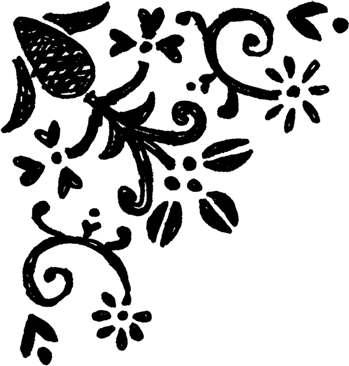
#> input picture zinemaker/art/corner-1.png, 349 x 366 px
$ python -i panel_detector.py   (imports and definitions only)
#> lines starting #> are read from the running program, lines starting #| are printed output that depends on the picture; after the words box and inside, x2 and y2 are one past the last pixel; in counts of white or black regions, pixels touching at a corner belong together
"""Panel detection with classical corner/edge machine vision. No AI.

Copyright (c) 2026 Goosnav LLC. All rights reserved.
Adapted from Goosnav Comic Maker, comic_maker/detector_base.py (5a69f62).

Pipeline (all on a 1600 px wide working copy, boxes scaled back to full res):
ink mask -> deskew (Hough line angles) -> horizontal/vertical line masks ->
corner junctions -> rectangles from corner quadruples, verified by border
coverage -> contour candidates through the same verification -> prune merged
containers and nested rectangles -> reading order -> crop margin.
"""

from __future__ import annotations

from dataclasses import dataclass, field
from math import ceil, floor

import cv2
import numpy as np

WORK_WIDTH = 1600
MIN_DESKEW_DEGREES = 0.25  # ignore scanner noise smaller than this
MAX_DESKEW_DEGREES = 12.0  # still a scan; beyond this ask the user to straighten it
CANVAS_MARGIN_FRACTION = 0.006  # white bleed kept outside the drawn border
BORDER_REACH_FRACTION = 0.05  # how far outside a box the border stroke may still run
BORDER_INK_SHARE = 0.25  # a line that far out is still the border at this ink share
BORDER_GAP_TOLERANCE = 3  # pen lifts and paper speckle inside the walk
CONTAINER_CHILD_MIN_COVERAGE = 0.60  # align with the weak-border confidence threshold
MIN_AREA, MAX_AREA = 0.015, 0.90  # fraction of the page
MIN_ASPECT, MAX_ASPECT = 0.25, 4.0


@dataclass
class Box:
    x: int
    y: int
    w: int
    h: int
    coverage: float = 1.0
    min_coverage: float = 1.0
    source: str = "corner"

    @property
    def area(self) -> int:
        return self.w * self.h

    # [4 lines left out: function intersection, not called in this run]

    def as_dict(self) -> dict:
        return {"x": self.x, "y": self.y, "w": self.w, "h": self.h}


@dataclass
class Detection:
    boxes: list[Box]
    angle: float  # degrees the page was rotated to straighten it
    render_image: np.ndarray  # deskewed full-resolution BGR source image
    detection_image: np.ndarray  # deskewed full-resolution grayscale analysis image
    confident: bool = True
    reasons: list[str] = field(default_factory=list)


# ---------------------------------------------------------------- loading


def normalize_levels(gray: np.ndarray) -> np.ndarray:
    """Push paper to white and ink to black. No-op for already-binary scans."""
    binary_share = np.mean((gray == 0) | (gray == 255))
    if binary_share > 0.99:
        return gray
    black, white = np.percentile(gray, [0.5, 60.0])
    if white - black < 32:
        return gray
    stretched = (gray.astype(np.float32) - black) * (255.0 / (white - black))
    return np.clip(stretched, 0, 255).astype(np.uint8)


# ---------------------------------------------------------------- masks


def _shrink(gray: np.ndarray) -> tuple[np.ndarray, float]:
    scale = min(WORK_WIDTH / gray.shape[1], 2400 / gray.shape[0])
    small = cv2.resize(gray, None, fx=scale, fy=scale, interpolation=cv2.INTER_AREA)
    return small, scale


def ink_mask(small: np.ndarray) -> np.ndarray:
    blur = cv2.GaussianBlur(small, (3, 3), 0)
    return cv2.adaptiveThreshold(
        blur, 255, cv2.ADAPTIVE_THRESH_GAUSSIAN_C, cv2.THRESH_BINARY_INV, 31, 15
    )


def estimate_skew(ink: np.ndarray) -> float:
    """Length-squared-weighted tilt of long panel-border strokes."""
    w = ink.shape[1]
    lines = cv2.HoughLinesP(
        ink,
        1,
        np.pi / 720,
        threshold=60,
        minLineLength=int(w * 0.08),
        maxLineGap=int(w * 0.008),
    )
    if lines is None:
        return 0.0
    angles, weights = [], []
    for x0, y0, x1, y1 in lines[:, 0]:
        a = np.degrees(np.arctan2(y1 - y0, x1 - x0)) % 90.0
        if a > 45.0:
            a -= 90.0
        if abs(a) <= MAX_DESKEW_DEGREES:
            angles.append(a)
            length = float(np.hypot(x1 - x0, y1 - y0))
            weights.append(length * length)
    if not angles:
        return 0.0
    order = np.argsort(angles)
    cumulative = np.cumsum(np.array(weights)[order])
    return float(
        np.array(angles)[order][np.searchsorted(cumulative, cumulative[-1] / 2)]
    )


def deskew(image: np.ndarray, angle: float) -> np.ndarray:
    h, w = image.shape[:2]
    matrix = cv2.getRotationMatrix2D((w / 2, h / 2), angle, 1.0)
    return cv2.warpAffine(
        image,
        matrix,
        (w, h),
        flags=cv2.INTER_LINEAR,
        borderMode=cv2.BORDER_CONSTANT,
        borderValue=(255, 255, 255) if image.ndim == 3 else 255,
    )


def line_masks(ink: np.ndarray) -> tuple[np.ndarray, np.ndarray]:
    w = ink.shape[1]
    length = max(int(w * 0.025), 15)
    bridge = max(int(w * 0.006), 4)  # pen-lift gaps only; never as wide as a gutter
    rect = cv2.MORPH_RECT
    k = cv2.getStructuringElement
    horizontal = cv2.morphologyEx(
        cv2.morphologyEx(ink, cv2.MORPH_CLOSE, k(rect, (1, 3))),
        cv2.MORPH_OPEN,
        k(rect, (length, 1)),
    )
    vertical = cv2.morphologyEx(
        cv2.morphologyEx(ink, cv2.MORPH_CLOSE, k(rect, (3, 1))),
        cv2.MORPH_OPEN,
        k(rect, (1, length)),
    )
    horizontal = cv2.morphologyEx(horizontal, cv2.MORPH_CLOSE, k(rect, (bridge, 1)))
    vertical = cv2.morphologyEx(vertical, cv2.MORPH_CLOSE, k(rect, (1, bridge)))
    return horizontal, vertical


# ---------------------------------------------------------------- corners


def find_corners(
    horizontal: np.ndarray, vertical: np.ndarray
) -> list[tuple[int, int, set[str]]]:
    """Junctions of horizontal and vertical lines, typed by which arms exist."""
    h, w = horizontal.shape
    d = max(int(w * 0.01), 4)
    reach = max(int(w * 0.03), 12)
    kernel = cv2.getStructuringElement(cv2.MORPH_RECT, (2 * d + 1, 2 * d + 1))
    junctions = cv2.bitwise_and(
        cv2.dilate(horizontal, kernel), cv2.dilate(vertical, kernel)
    )
    count, _labels, _stats, centroids = cv2.connectedComponentsWithStats(junctions)
    corners = []
    for i in range(1, count):
        x, y = (int(v) for v in centroids[i])
        right = horizontal[
            max(0, y - d) : y + d + 1, min(w, x + d + 1) : min(w, x + reach)
        ].any()
        left = horizontal[
            max(0, y - d) : y + d + 1, max(0, x - reach) : max(0, x - d)
        ].any()
        down = vertical[
            min(h, y + d + 1) : min(h, y + reach), max(0, x - d) : x + d + 1
        ].any()
        up = vertical[
            max(0, y - reach) : max(0, y - d), max(0, x - d) : x + d + 1
        ].any()
        types = {
            name
            for name, ok in (
                ("TL", right and down),
                ("TR", left and down),
                ("BL", right and up),
                ("BR", left and up),
            )
            if ok
        }
        if types:
            corners.append((x, y, types))
    return corners


def border_coverage(
    mask: np.ndarray, x0: int, y0: int, x1: int, y1: int, band: int
) -> list[float]:
    def share(segment: np.ndarray) -> float:
        if segment.size == 0:
            return 0.0
        along = (
            segment.any(axis=0)
            if segment.shape[0] <= segment.shape[1]
            else segment.any(axis=1)
        )
        return float(along.mean())

    top = share(mask[max(0, y0 - band) : y0 + band + 1, x0 : x1 + 1])
    right = share(mask[y0 : y1 + 1, max(0, x1 - band) : x1 + band + 1])
    bottom = share(mask[max(0, y1 - band) : y1 + band + 1, x0 : x1 + 1])
    left = share(mask[y0 : y1 + 1, max(0, x0 - band) : x0 + band + 1])
    return [top, right, bottom, left]


def _verified(
    mask: np.ndarray, x0: int, y0: int, x1: int, y1: int, band: int, source: str
) -> Box | None:
    h, w = mask.shape
    bw, bh = x1 - x0, y1 - y0
    if bw <= 0 or bh <= 0:
        return None
    area = bw * bh / (w * h)
    if not (MIN_AREA <= area <= MAX_AREA) or not (MIN_ASPECT <= bw / bh <= MAX_ASPECT):
        return None
    cov = border_coverage(mask, x0, y0, x1, y1, band)
    if min(cov) < 0.5 or sum(cov) / 4 < 0.8:
        return None
    return Box(
        x0, y0, bw, bh, coverage=sum(cov) / 4, min_coverage=min(cov), source=source
    )


def corner_candidates(corners, mask: np.ndarray) -> list[Box]:
    h, w = mask.shape
    tol = max(int(w * 0.01), 6)
    band = max(int(w * 0.006), 4)
    tls = [c for c in corners if "TL" in c[2]]
    trs = [c for c in corners if "TR" in c[2]]
    bls = [c for c in corners if "BL" in c[2]]
    brs = [c for c in corners if "BR" in c[2]]
    found: list[Box] = []
    for x0, y0, _ in tls:
        for x1, y1, _ in trs:
            if x1 - x0 < w * 0.08 or abs(y1 - y0) > tol:
                continue
            for x2, y2, _ in bls:
                if y2 - y0 < h * 0.08 or abs(x2 - x0) > tol:
                    continue
                if not any(
                    abs(x3 - x1) <= tol and abs(y3 - y2) <= tol for x3, y3, _ in brs
                ):
                    continue
                box = _verified(mask, x0, y0, x1, y2, band, "corner")
                if box:
                    found.append(box)
    return found


def contour_candidates(
    ink: np.ndarray, mask: np.ndarray, partial: list[Box] | None = None
) -> list[Box]:
    """Second source: verified rectangular contours from the full hierarchy."""
    w = mask.shape[1]
    band = max(int(w * 0.006), 4)
    closed = cv2.morphologyEx(ink, cv2.MORPH_CLOSE, np.ones((3, 3), np.uint8))
    # RETR_LIST recovers an individual panel even when artwork touches another border
    # and makes the whole row one external contour. Verification and pruning remove
    # speech bubbles, nested artwork, and duplicate inner/outer border contours.
    contours, _ = cv2.findContours(closed, cv2.RETR_LIST, cv2.CHAIN_APPROX_SIMPLE)
    found = []
    for contour in contours:
        x, y, bw, bh = cv2.boundingRect(contour)
        if bw * bh < MIN_AREA * ink.size:
            continue
        if cv2.contourArea(cv2.convexHull(contour)) / (bw * bh) < 0.85:
            continue
        box = _verified(mask, x, y, x + bw, y + bh, band, "contour")
        if box:
            found.append(box)
        elif partial is not None and (
            MIN_AREA <= bw * bh / ink.size <= MAX_AREA
            and MIN_ASPECT <= bw / bh <= MAX_ASPECT
        ):
            cov = border_coverage(mask, x, y, x + bw, y + bh, band)
            if sum(c >= 0.85 for c in cov) == 3 and min(cov) < 0.5:
                partial.append(
                    Box(x, y, bw, bh, sum(cov) / 4, min(cov), "partial contour")
                )
    return found


def _distinct_candidates(candidates: list[Box]) -> list[Box]:
    """One exterior measurement per frame, before reasoning about child panels.

    Corner junctions and the inner/outer contours often describe the same border.
    Counting their areas as separate children used to delete the real outer frame.
    Keep the largest measurement so a stronger inner stroke cannot tighten a crop.
    """
    unique: list[Box] = []
    for box in sorted(candidates, key=lambda b: -b.area):
        if not any(
            box.intersection(other) / (box.area + other.area - box.intersection(other))
            >= 0.90
            for other in unique
        ):
            unique.append(box)
    return unique


# [114 lines left out: functions _independent, _separated_children, not called in this run]


def prune(candidates: list[Box], ink: np.ndarray | None = None) -> list[Box]:
    """Prefer complete outer frames unless independent panels have real gutters."""
    unique = _distinct_candidates(candidates)
    kept: list[Box] = []
    for box in unique:
        children = [
            o
            for o in unique
            if o is not box
            and o.min_coverage >= CONTAINER_CHILD_MIN_COVERAGE
            and 0.08 * box.area <= box.intersection(o) < 0.95 * box.area
        ]
        if (
            ink is not None
            and len(children) >= 2
            and _separated_children(box, children, ink)
        ):
            continue
        kept.append(box)
    final: list[Box] = []
    for box in kept:  # already largest first
        if not any(box.intersection(other) >= 0.80 * box.area for other in final):
            final.append(box)
    return final


def recover_partial_frames(
    boxes: list[Box], partial: list[Box], mask: np.ndarray
) -> list[Box]:
    """Recover one damaged outer edge without trusting arbitrary open artwork.

    The other three sides must coincide with an already verified frame. A
    recovered box retains its weak-edge score and therefore requires review.
    """
    out = list(boxes)
    band = max(4, round(mask.shape[1] * 0.006))
    for candidate in sorted(partial, key=lambda b: -b.area):
        cov = border_coverage(
            mask,
            candidate.x,
            candidate.y,
            candidate.x + candidate.w,
            candidate.y + candidate.h,
            band,
        )
        outer_edges = [
            candidate.y,
            candidate.x + candidate.w,
            candidate.y + candidate.h,
            candidate.x,
        ]
        for i, box in enumerate(out):
            if not 1.05 * box.area <= candidate.area <= 2.5 * box.area:
                continue
            if candidate.intersection(box) < 0.98 * box.area:
                continue
            edges = [box.y, box.x + box.w, box.y + box.h, box.x]
            if any(
                abs(a - b) > 2 * band
                for a, b, strength in zip(edges, outer_edges, cov)
                if strength >= 0.85
            ):
                continue
            if any(
                j != i
                and candidate.intersection(other)
                > 0.05 * min(candidate.area, other.area)
                for j, other in enumerate(out)
            ):
                continue
            out[i] = candidate
            break
    return out


# ---------------------------------------------------------------- ordering


def group_rows(boxes: list[Box]) -> list[list[Box]]:
    """Rows top-to-bottom, boxes left-to-right. Same row = vertical overlap >= 50% of the smaller box."""
    rows: list[list[Box]] = []
    for box in sorted(boxes, key=lambda b: b.y):
        for row in rows:
            ref = row[0]
            overlap = min(box.y + box.h, ref.y + ref.h) - max(box.y, ref.y)
            if overlap >= 0.5 * min(box.h, ref.h):
                row.append(box)
                break
        else:
            rows.append([box])
    for row in rows:
        row.sort(key=lambda b: b.x)
    return rows


def reading_order(boxes: list[Box]) -> list[Box]:
    return [box for row in group_rows(boxes) for box in row]


# [88 lines left out: functions _edge_line, _growth_limits, snap_outward, not called in this run]


def add_bleed(boxes: list[Box], width: int, height: int) -> list[Box]:
    """A little white around each panel, never reaching across a gutter into a neighbour."""
    out = []
    for box in boxes:
        want = int(max(box.w, box.h) * CANVAS_MARGIN_FRACTION)
        side = _growth_limits(box, boxes, want)
        x0 = max(0, box.x - max(0, side["left"]))
        y0 = max(0, box.y - max(0, side["top"]))
        x1 = min(width, box.x + box.w + max(0, side["right"]))
        y1 = min(height, box.y + box.h + max(0, side["bottom"]))
        out.append(
            Box(x0, y0, x1 - x0, y1 - y0, box.coverage, box.min_coverage, box.source)
        )
    return out


# ---------------------------------------------------------------- confidence


def assess(boxes: list[Box], width: int, height: int) -> list[str]:
    reasons = []
    if not boxes:
        return ["no panels found"]
    if len(boxes) > 10:
        reasons.append(f"{len(boxes)} panels is more than I expect")
    for i, box in enumerate(boxes, 1):
        if box.coverage < 0.85 or box.min_coverage < 0.6:
            reasons.append(f"panel {i} has a weak border")
    for i, a in enumerate(boxes):
        for j, b in enumerate(boxes[i + 1 :], i + 1):
            if a.intersection(b) > 0.05 * min(a.area, b.area):
                reasons.append(f"panels {i + 1} and {j + 1} overlap")
    if sum(b.area for b in boxes) < 0.10 * width * height:
        reasons.append("panels cover little of the page")
    return reasons


# ---------------------------------------------------------------- entry


def detect(
    detection_image: np.ndarray, render_image: np.ndarray | None = None
) -> Detection:
    """Detect panels from grayscale while retaining the source pixels for rendering.

    Direct grayscale callers remain supported for tests and simple integrations. In
    that case the grayscale input is expanded to BGR only at the render boundary.
    """
    if detection_image.ndim == 3:
        if render_image is not None:
            raise ValueError(
                "Pass either a color image or separate detection/render images, not both"
            )
        render_image = detection_image
        detection_image = cv2.cvtColor(detection_image, cv2.COLOR_BGR2GRAY)
    elif detection_image.ndim != 2:
        raise ValueError("Detection image must be grayscale or BGR")
    if render_image is None:
        render_image = cv2.cvtColor(detection_image, cv2.COLOR_GRAY2BGR)
    if render_image.ndim != 3 or render_image.shape[:2] != detection_image.shape[:2]:
        raise ValueError("Render image must be a color image with matching dimensions")

    detection_image = normalize_levels(detection_image)
    small, scale = _shrink(detection_image)
    ink = ink_mask(small)
    angle = estimate_skew(ink)
    if abs(angle) >= MIN_DESKEW_DEGREES:
        detection_image = deskew(detection_image, angle)
        render_image = deskew(render_image, angle)
        small, scale = _shrink(detection_image)
        ink = ink_mask(small)
    else:
        angle = 0.0
    horizontal, vertical = line_masks(ink)
    mask = cv2.bitwise_or(horizontal, vertical)
    candidates = corner_candidates(find_corners(horizontal, vertical), mask)
    partial: list[Box] = []
    candidates += contour_candidates(ink, mask, partial)
    height, width = detection_image.shape[:2]
    full_boxes = []
    full_ink = detection_image < 160
    selected = recover_partial_frames(prune(candidates, ink), partial, mask)
    for box in selected:
        x0, y0 = floor(box.x / scale), floor(box.y / scale)
        x1, y1 = ceil((box.x + box.w) / scale), ceil((box.y + box.h) / scale)
        full_boxes.append(
            Box(x0, y0, x1 - x0, y1 - y0, box.coverage, box.min_coverage, box.source)
        )
    snapped = [
        snap_outward(detection_image, full, full_ink, full_boxes) for full in full_boxes
    ]
    boxes = reading_order(add_bleed(snapped, width, height))
    reasons = assess(boxes, width, height)
    return Detection(
        boxes=boxes,
        angle=angle,
        render_image=render_image,
        detection_image=detection_image,
        confident=not reasons,
        reasons=reasons,
    )

>>> import cv2
>>> picture = cv2.imread('art/corner-1.png')
#> picture is the input picture: shape (366, 349, 3); min 0, max 255, mean 192.6
>>> result = detect(picture)
#> in normalize_levels, `binary_share = np.mean((gray == 0) | (gray == 255))`: binary_share = 0.914
#> in normalize_levels, `black, white = np.percentile(gray, [0.5, 60.0])`: black = 0; white = 255
#> in _shrink, `small = cv2.resize(gray, None, fx=scale, fy=scale, interpolation=cv2.I..`:
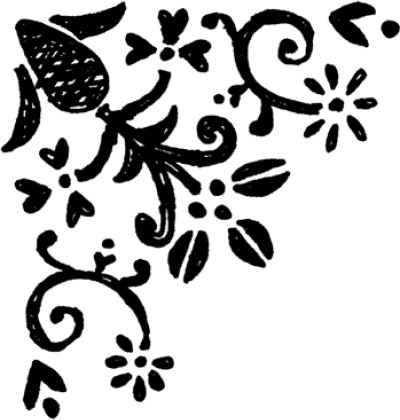
#> small: shape (1678, 1600) (shown at 1/4 size); min 0, max 255, mean 192.6
#> in detect, `small, scale = _shrink(detection_image)`: scale = 4.58
#> in ink_mask, `return cv2.adaptiveThreshold( blur, 255, cv2.ADAPTIVE_THRESH_GAUSSIAN_..`:
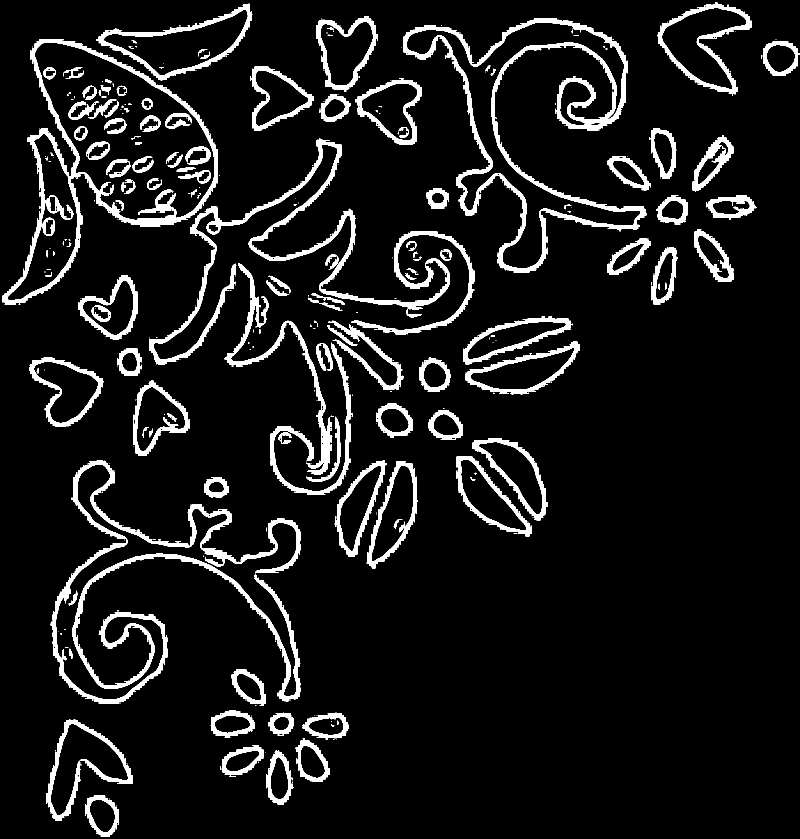
#> returned value: shape (1678, 1600) (shown at 1/2 size); 8.7% white; 478 white regions (348 under 20 px), largest, box (x1, y1, x2, y2) and area: (105, 921, 601, 1407) 28980, (807, 37, 1293, 546) 26148, (298, 279, 949, 729) 23032
#> in estimate_skew, `lines = cv2.HoughLinesP( ink, 1, np.pi / 720, threshold=60, minLineLen..`: lines = 54 rows, first 6: [947, 885, 1081, 1039], [60, 109, 134, 287], [935, 912, 1062, 1064], [937, 912, 1063, 1060], [735, 1127, 785, 944], [631, 963, 665, 832]
#> the loop in estimate_skew, `for x0, y0, x1, y1 in lines[:, 0]:` made 54 passes
#> (x0, y0, x1, y1, a, length) on passes 16, 18, 20, 27, 31, 32, 33, 35: (687, 957, 699, 789, 4.09, 168.4), (1115, 433, 1274, 457, 8.58, 160.8), (243, 442, 375, 438, -1.74, 132.1), (643, 962, 643, 797, 0, 165), (70, 271, 87, 423, -6.38, 152.9), (689, 743, 698, 878, -3.81, 135.3), (691, 743, 700, 877, -3.84, 134.3), (930, 147, 958, 293, -10.86, 148.7)
#> after the loop in estimate_skew, `for x0, y0, x1, y1 in lines[:, 0]:`: angles = [4.09, 8.58, -1.74, 0, -6.38, -3.81, -3.84, -10.86, -4.02, -6.18, 2.68, -10.42, 6.63, 6.24]; weights = [28368, 25857, 17440, 27225, 23393, 18306, 18037, 22100, 16465, 24938, 16420, 19121, 16866, 16580]
#> in estimate_skew, `order = np.argsort(angles)`: order = [7, 11, 4, 9, 8, 6, 5, 2, 3, 10, 0, 13, 12, 1]
#> in estimate_skew, `cumulative = np.cumsum(np.array(weights)[order])`: cumulative = [22100, 41221, 64614, 89552, 106017, 124054, 142360, 159800, 187025, 203445, 231813, 248393, 265259, 291116]
#> in detect, `angle = estimate_skew(ink)`: angle = -1.74
#> in deskew, `matrix = cv2.getRotationMatrix2D((w / 2, h / 2), angle, 1.0)`: matrix = [[1, -0.0303, 5.62], [0.0303, 1, -5.2]]
#> in deskew, `return cv2.warpAffine( image, matrix, (w, h), flags=cv2.INTER_LINEAR, ..`:
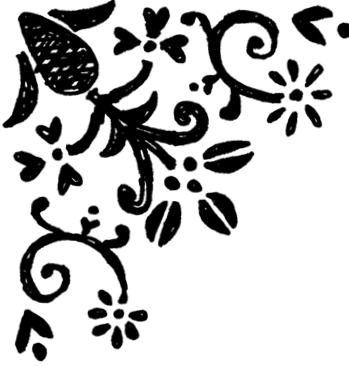
#> returned value: shape (366, 349); min 0, max 255, mean 192.7
#> in _shrink (call 2), `small = cv2.resize(gray, None, fx=scale, fy=scale, interpolation=cv2.I..`:
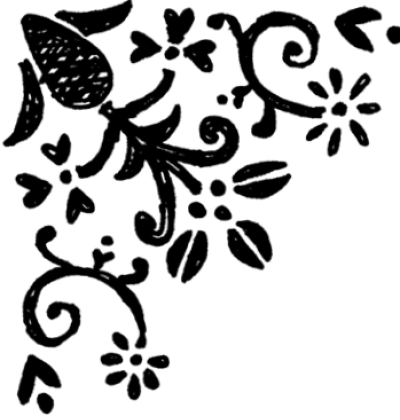
#> small: shape (1678, 1600) (shown at 1/4 size); min 0, max 255, mean 192.7
#> in ink_mask (call 2), `return cv2.adaptiveThreshold( blur, 255, cv2.ADAPTIVE_THRESH_GAUSSIAN_..`:
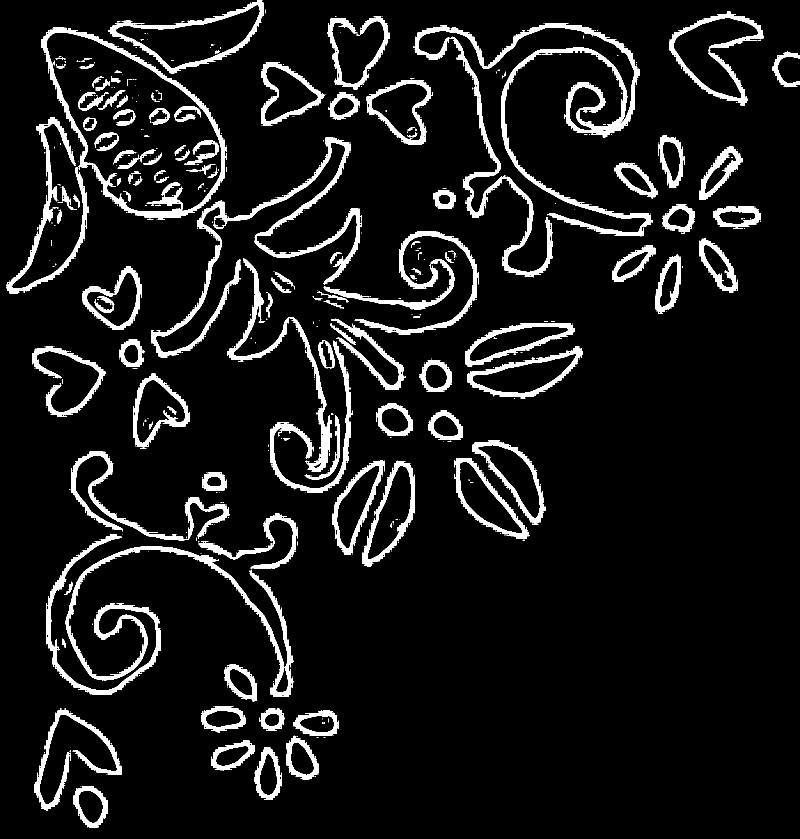
#> returned value: shape (1678, 1600) (shown at 1/2 size); 8.6% white; 724 white regions (595 under 20 px), largest, box (x1, y1, x2, y2) and area: (829, 46, 1306, 555) 26534, (92, 1069, 587, 1394) 18784, (302, 275, 724, 715) 14313
#> (the rest of the program and of its run is left out)
